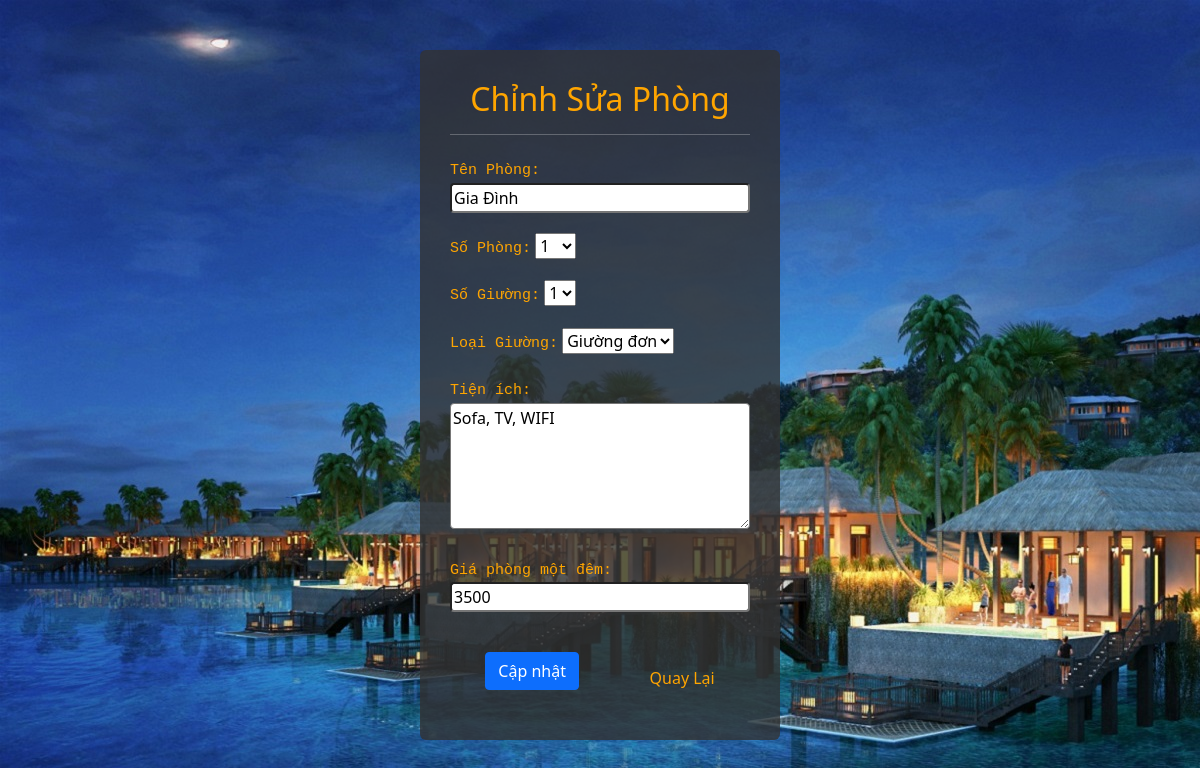
Screenshot of /Sua_Phong.php?ten_loai=Gia Đình with the database file from the repository.
### tables this page shows
CREATE TABLE `loai_phong` (
  `ten_loai` text NOT NULL ,
  `so_phong` int(11) NOT NULL,
  `kha_dung` int(11) NOT NULL,
  `trang_thai` int(11) NOT NULL,
  `so_giuong` int(11) NOT NULL,
  `loai_giuong` text NOT NULL,
  `tien_ich` text NOT NULL,
  `gia` float NOT NULL
);

### class.user.php (called while the page is built, shortened)
<?php
        class user
        {
            public function __construct()
            {
                $this->db=new mysqli(DB_SERVER,DB_USERNAME,DB_PASSWORD,'khach_san');
            }
        }
?>

### Sua_Phong.php (the view, shortened to what this page needs)
<?php
include_once 'class.user.php';
$user=new User();
$loai_phong=$_GET['ten_loai'];
$sql="SELECT * FROM loai_phong WHERE ten_loai='$loai_phong'";
$query=mysqli_query($user->db, $sql);
$row = mysqli_fetch_array($query);
?>
<!DOCTYPE html>
<html lang="en">
<head>
    <link href="https://cdn.jsdelivr.net/npm/bootstrap@5.1.3/dist/css/bootstrap.min.css" rel="stylesheet">
</head>
<body>
    <div id="check">
        <h2 style="display: flex; justify-content: center; color:orange;">Chỉnh Sửa Phòng</h2>
        <hr style="color:white;">
        <form action=""method="post" name="loai_phong">
            <div class="time">
                <label  for="">Tên Phòng:</label> <br>
                <input type="text" name="ten_loai" value="<?php echo $row['ten_loai'] ?>">
            </div>
            <div class="time">
                <label for="">Số Phòng:</label>
                <select name="so_phong" value="<?php echo $row['so_phong'] ?>">
                    <option value="1">1</option>
                </select>
            </div>
            <div class="time">
                <label for="">Số Giường:</label>
                <select name= "so_giuong"value="<?php echo $row['so_giuong'] ?>">
                    <option value="1">1</option>
                </select>
            </div>
            <div class="time">
                <label for="">Loại Giường:</label>
                <select name= "loai_giuong" value="<?php echo $row['loai_giuong']?>">
                    <option value="Giường đơn">Giường đơn</option>
                </select>
            </div>
            <div class="time">
                <label for="">Tiện ích:</label> <br>
                <textarea style="width: 100%; border-radius: 4px;"  rows="5" name="tien_ich"><?php echo $row['tien_ich']?></textarea>
            </div>
            <div class="time">
                <label  for="">Giá phòng một đêm:</label> <br>
                <input type="text" name="gia" value="<?php echo $row['gia']?>">
            </div>
            <div id="nut">
                <button class="btn btn-primary" type="submit" name= "submit">Cập nhật</button>
                <a href="admin.php">Quay Lại</a>
            </div>
        </form>
    </div>
</body>
</html>

### Sua_Phong.php (style rules this page uses)
a { text-decoration: none; color: orange; }
#check { margin-top: 50px; margin-left: 35%; margin-right: 35%; margin-bottom: 40px ; padding: 30px; padding-bottom: 50px; background-color: rgba(51,51,51,0.8); border-radius: 6px; }
label { color: orange; font-family: monospace; font-size: 15px; margin-top: 5px; }
body { background-image: url(img/background.jpg); background-attachment: fixed; }
.time { margin-top: 20px; }
input { width: 100%; height: 30px; border-radius: 4px; }
button { margin-top: 40px; }
#nut { display: flex; align-items:flex-end; justify-content:space-around }

### rows the page displays
loai_phong: ten_loai "Gia Đình", so_phong "1", so_giuong "1", loai_giuong "Giường đơn", tien_ich "Sofa, TV, WIFI", gia "3500"
